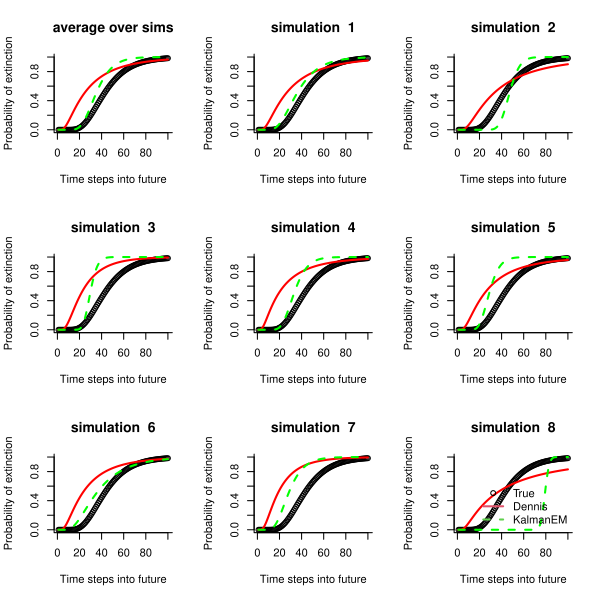

R code for this plot:
###################################################
### code chunk number 20: Exercise3_figure
###################################################
# Needs Example 2 to be run first
par(mfrow = c(3, 3))
pd <- 0.1; xd <- -log(pd)
te <- 100; tyrs <- 1:te # extinction time horizon
for (j in c(10, 1:8)) {
  real.ex <- matrix(nrow = te)
  denn.ex <- matrix(nrow = te)
  kal.ex <- matrix(nrow = te)

  # MARSS
  u <- params[j, 1]; Q <- params[j, 3]
  if (Q == 0) Q <- 1e-4 # just so the extinction calc doesn't choke
  p.ever <- ifelse(u <= 0, 1, exp(-2 * u * xd / Q))
  for (i in 1:100) {
    if (is.finite(exp(2 * xd * abs(u) / Q))) { # Q!=0
      part2 <- exp(2 * xd * abs(u) / Q) * 
               pnorm((-xd - abs(u) * tyrs[i]) / sqrt(Q * tyrs[i]))
    } else { part2 <- 0 } # Q=0
    kal.ex[i] <- p.ever * 
                 pnorm((-xd + abs(u) * tyrs[i]) / sqrt(Q * tyrs[i])) + 
                 part2
  } # end i loop

  # Dennis et al 1991
  u <- params[j, 2]; Q <- params[j, 5]
  p.ever <- ifelse(u <= 0, 1, exp(-2 * u * xd / Q))
  for (i in 1:100) {
    denn.ex[i] <- p.ever * pnorm((-xd + abs(u) * tyrs[i]) / (sqrt(Q) * sqrt(tyrs[i]))) + 
      exp(2 * xd * abs(u) / Q) * pnorm((-xd - abs(u) * tyrs[i]) / (sqrt(Q) * sqrt(tyrs[i])))
  } # end i loop

  # True
  u <- sim.u; Q <- sim.Q
  p.ever <- ifelse(u <= 0, 1, exp(-2 * u * xd / Q))
  for (i in 1:100) {
    real.ex[i] <- p.ever * pnorm((-xd + abs(u) * tyrs[i]) / sqrt(Q * tyrs[i])) + 
      exp(2 * xd * abs(u) / Q) * pnorm((-xd - abs(u) * tyrs[i]) / sqrt(Q * tyrs[i]))
  } # end i loop

  plot(tyrs, real.ex, xlab = "Time steps into future", 
       ylab = "Probability of extinction", ylim = c(0, 1), bty = "l")
  if (j <= 8) title(paste("simulation ", j))
  if (j == 10) title("average over sims")
  lines(tyrs, denn.ex, type = "l", col = "red", lwd = 2, lty = 1) 
  lines(tyrs, kal.ex, type = "l", col = "green", lwd = 2, lty = 2)
}
legend("bottomright", c("True", "Dennis", "KalmanEM"), pch = c(1, -1, -1), 
       col = c(1, 2, 3), lty = c(-1, 1, 2), lwd = c(-1, 2, 2), bty = "n")
